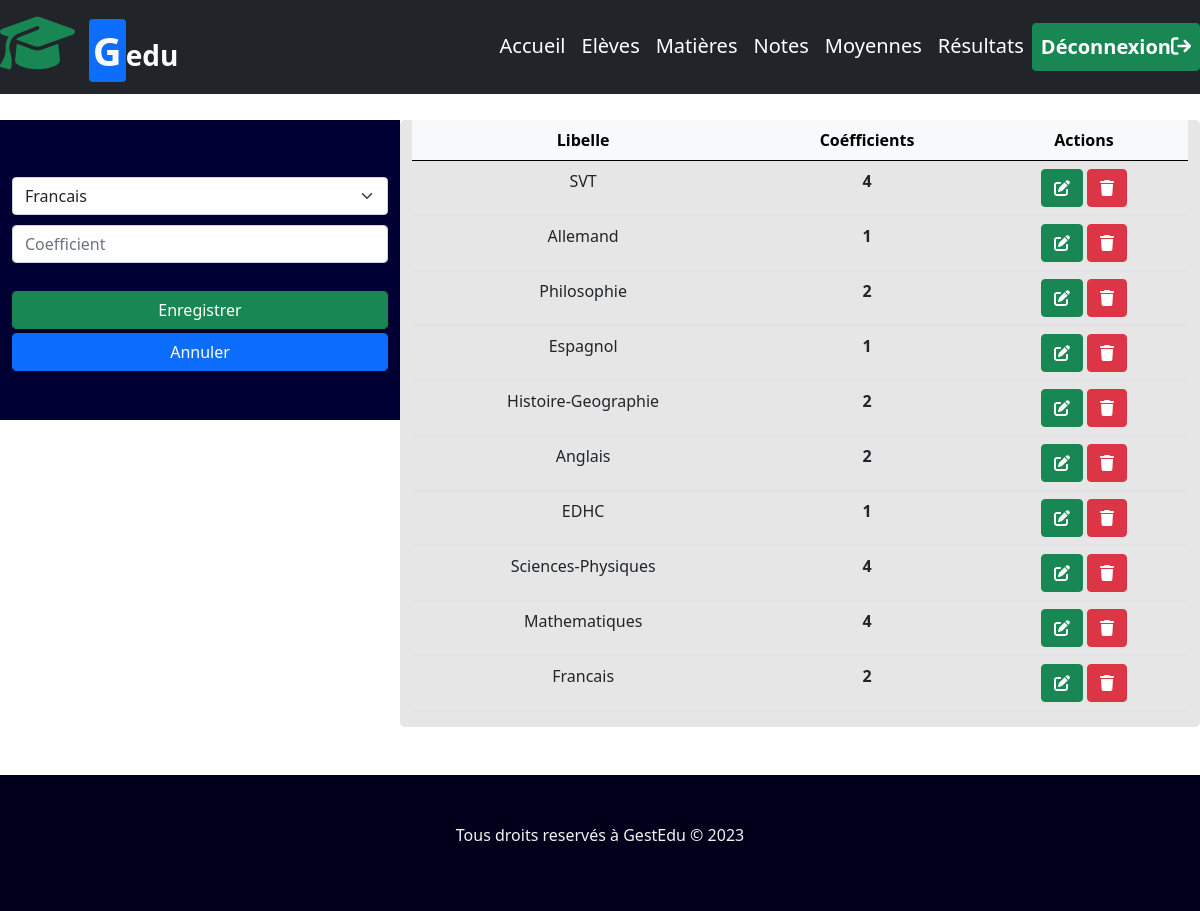
/inserer_matiere.php (signed in), run on the app's committed database.
### tables this page shows
CREATE TABLE IF NOT EXISTS `matieres` (
  `id` int NOT NULL AUTO_INCREMENT,
  `libelle` varchar(100) NOT NULL,
  `coefficient` int NOT NULL,
  PRIMARY KEY (`id`),
  UNIQUE KEY `libelle` (`libelle`)
);

### inserer_matiere.php (the view, shortened to what this page needs)
<!DOCTYPE html>
<html>
<head>
	<link rel="stylesheet" href="css/bootstrap.min.css">
	<link rel="stylesheet" href="css/bootstrap-icons.css">
</head>
<body>
	<?php
		include('connect_bdd.php');
	?>
	<nav>
		<?php
			include("menu_prof.php");
		?>
	</nav>
	<br><br><br>
	<section class="container-fluid mt-5 ">
		<div class="row">
			<div class="col-xl-4 col-lg-4 col-md-4 col-sm-12 py-5 h-50" style="background-color: #000033;">
				<form method="POST" action="">
					<table class="container">
						<tr class="row">
							<td class="col w-100">
								<select name="libelle" class="form-select mt-2">
									<option value="Francais">Francais</option>
								</select>
							</td>
						</tr>
						<tr class="row">
							<td class="col w-100"><input class="form-control mt-2" type="number" name="coefficient" placeholder="Coefficient"></td>
						</tr>
						<tr class="row">
							<td class="col w-100 text-center" style="color: #ffcc00;">
							</td>
						</tr>
						<tr class="row">
							<td class="col w-100"><input class="btn btn-success form-control mt-4" type="submit" name="submit" value="Enregistrer"><input class="btn btn-primary form-control mt-1" type="reset" name="reset" value="Annuler"></td>
						</tr>
					</table>
				</form>
			</div>
			<div class="col-xl-8 col-lg-8 col-md-8 col-sm-12" style="background-color: #e6e6e6; border-radius: 5px;">
				<table class="table text-center">
					<thead class="table-light">
						<tr>
							<th>Libelle</th>
							<th>Coéfficients</th>
							<th>Actions</th>
						</tr>
					<thead>
					<tbody>
						<?php
							$req_select = "SELECT * FROM matieres";
							$req = $bdd -> prepare($req_select);
							$req -> execute();
							$result = $req -> fetchAll();
							foreach($result as $result_final){
								echo "<tr>
									<td>".$result_final['libelle']."</td>
									<td><strong>".$result_final['coefficient']."</strong></td>
									<td>
										<button class='btn btn-success'><a style='text-decoration :none; color: white;' href='modifier_matiere.php?id=$result_final[0]'><span class='icon'><i class='fa-solid fa-pen-to-square'></i></span></a></button>
										<button class='btn btn-danger'><a style='text-decoration :none; color: white;'  href='?action=supprimer&amp;id=$result_final[0]'><span class='icon'><i class='fa-solid fa-trash'></i></span></a></button>
									</td>
								</tr>";
							}
						?>
					</tbody>
				</table>
			</div>
		</div>
</section>
	<footer>
		<?php
			include("footer_prof.php");
		?>
	</footer>
</body>
</html>

### data on the page
matieres: libelle "SVT", coefficient "4"
matieres: libelle "Allemand", coefficient "1"
matieres: libelle "Philosophie", coefficient "2"
matieres: libelle "Espagnol", coefficient "1"
matieres: libelle "Histoire-Geographie", coefficient "2"
matieres: libelle "Anglais", coefficient "2"
matieres: libelle "EDHC", coefficient "1"
matieres: libelle "Sciences-Physiques", coefficient "4"
matieres: libelle "Mathematiques", coefficient "4"
matieres: libelle "Francais", coefficient "2"
